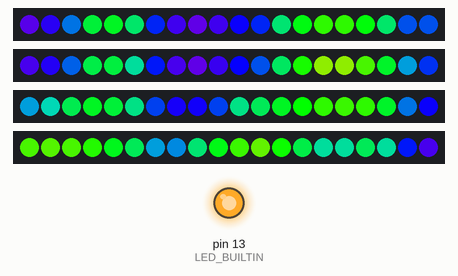
A sketch run on a simulated Arduino Uno, built with avr-gcc and run on an emulated ATmega328P. Parts: 4 × 20 RGB LEDs in strip order, left to right, output pins drawn as LEDs (lit = HIGH).

Above: at 2.35 s.
At 8.96 s:
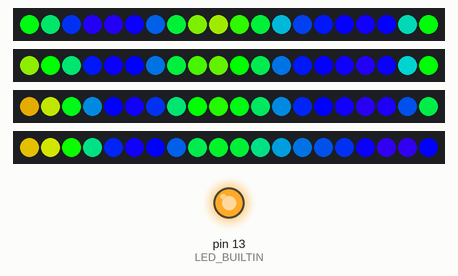
At 13.06 s:
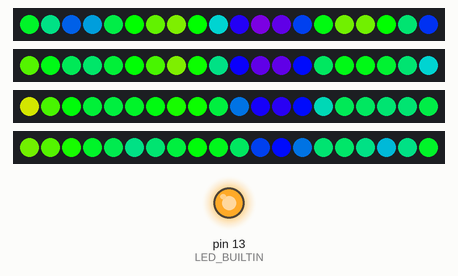
At 19.98 s:
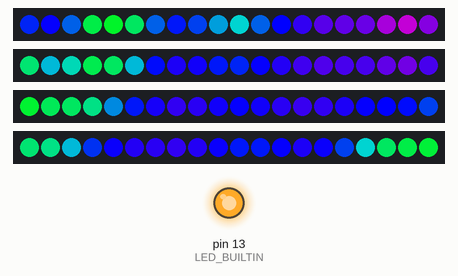
At 29.58 s:
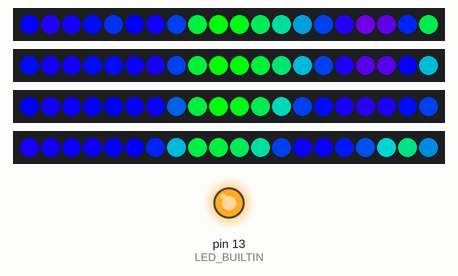
At 36.51 s:
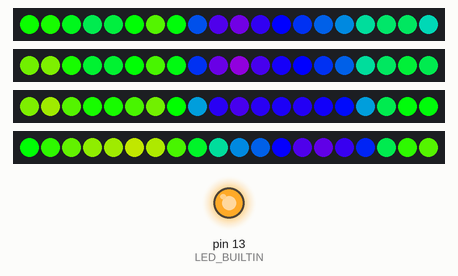

The sketch:

led-noise-matrix.ino
```cpp
#include <FastLED.h>

#define NUM_LEDS 20
#define NUM_STRIPS 4
#define SCALE 50

CRGB leds[NUM_STRIPS][NUM_LEDS];

float c = 0;
void setup() {
  FastLED.addLeds<NUM_STRIPS, WS2812, 0, GRB>(leds[0], NUM_LEDS);
  FastLED.addLeds<NUM_STRIPS, WS2812, 1, GRB>(leds[1], NUM_LEDS);
  FastLED.addLeds<NUM_STRIPS, WS2812, 7, GRB>(leds[2], NUM_LEDS);
  FastLED.addLeds<NUM_STRIPS, WS2812, 8, GRB>(leds[3], NUM_LEDS);
  LEDS.setBrightness(255);
  pinMode(LED_BUILTIN, OUTPUT);
  digitalWrite(LED_BUILTIN, HIGH);
  Serial.begin(115200);
}

void loop() {
  for (int a = 0; a < NUM_STRIPS; a++) {
    for (int b = 0; b < NUM_LEDS; b++) {
      uint16_t  noiseVal = inoise8(a * SCALE, b * SCALE, c);
      leds[a][b] = CHSV(noiseVal, 255, 255);
    }
  }
  FastLED.show();
  c += .4;
}
```
